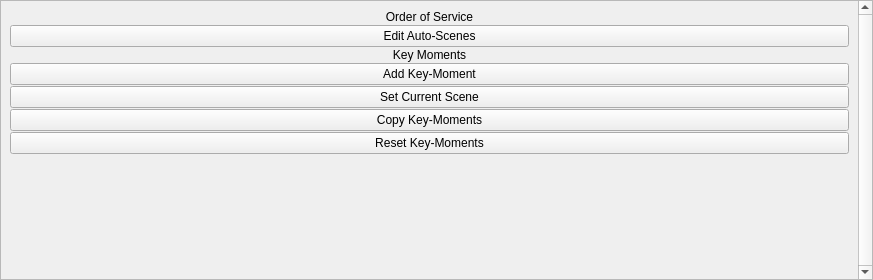
<?xml version="1.0" encoding="UTF-8"?>
<ui version="4.0">
	<class>KeyMoments</class>
	<widget class="QDockWidget" name="KeyMoments">
		<property name="contextMenuPolicy">
			<enum>Qt::CustomContextMenu</enum>
		</property>
		<property name="geometry">
			<rect>
				<x>0</x>
				<y>0</y>
				<width>873</width>
				<height>280</height>
			</rect>
		</property>
		<property name="floating">
			<bool>true</bool>
		</property>
		<property name="features">
			<set>QDockWidget::AllDockWidgetFeatures</set>
		</property>
		<property name="windowTitle">
			<string>Key Moments</string>
		</property>
		<widget class="QWidget" name="dockWidgetContents">
			<property name="contextMenuPolicy">
				<enum>Qt::CustomContextMenu</enum>
			</property>
			<layout class="QVBoxLayout" name="verticalLayout_1">
				<property name="spacing">
					<number>0</number>
				</property>
				<property name="leftMargin">
					<number>0</number>
				</property>
				<property name="topMargin">
					<number>0</number>
				</property>
				<property name="rightMargin">
					<number>0</number>
				</property>
				<property name="bottomMargin">
					<number>0</number>
				</property>
				<item>
					<widget class="QScrollArea" name="vScrollArea">
						<property name="frameShape">
							<enum>QFrame::StyledPanel</enum>
						</property>
						<property name="verticalScrollBarPolicy">
							<enum>Qt::ScrollBarAlwaysOn</enum>
						</property>
						<property name="horizontalScrollBarPolicy">
							<enum>Qt::ScrollBarAlwaysOff</enum>
						</property>
						<property name="widgetResizable">
							<bool>true</bool>
						</property>
						<widget class="QWidget" name="vWidgets">
							<property name="geometry">
								<rect>
									<x>0</x>
									<y>0</y>
									<width>71</width>
									<height>16</height>
								</rect>
							</property>
							<property name="sizePolicy">
								<sizepolicy hsizetype="Preferred" vsizetype="Maximum">
									<horstretch>0</horstretch>
									<verstretch>0</verstretch>
								</sizepolicy>
							</property>
							<layout class="QVBoxLayout" name="verticalLayout">
								<property name="spacing">
									<number>1</number>
								</property>
								<item>
									<widget class="QLabel">
										<property name="alignment">
											<enum>Qt::AlignHCenter</enum>
										</property>
										<property name="text">
											<string>Order of Service</string>
										</property>
									</widget>
								</item>
								<item>
									<layout class="QVBoxLayout" name="orderOfService">
										<property name="spacing">
											<number>1</number>
										</property>
									</layout>
								</item>
								<item>
									<widget class="QPushButton" name="editAutoScenes">
										<property name="text">
											<string>Edit Auto-Scenes</string>
										</property>
									</widget>
								</item>
								<item>
									<widget class="QLabel">
										<property name="alignment">
											<enum>Qt::AlignHCenter</enum>
										</property>
										<property name="text">
											<string>Key Moments</string>
										</property>
									</widget>
								</item>
								<item>
									<widget class="QPushButton">
										<property name="text">
											<string>Add Key-Moment</string>
										</property>
									</widget>
								</item>
								<item>
									<widget class="QPushButton">
										<property name="text">
											<string>Set Current Scene</string>
										</property>
									</widget>
								</item>
								<item>
									<widget class="QPushButton">
										<property name="text">
											<string>Copy Key-Moments</string>
										</property>
									</widget>
								</item>
								<item>
									<widget class="QPushButton">
										<property name="text">
											<string>Reset Key-Moments</string>
										</property>
									</widget>
								</item>
							</layout>
						</widget>
					</widget>
				</item>
			</layout>
		</widget>
	</widget>
	<customwidgets>
		<!--<customwidget>
			<class>MediaSlider</class>
			<extends>QSlider</extends>
			<header>media-slider.hpp</header>
		</customwidget>-->
	</customwidgets>
	<connections/>
</ui>
